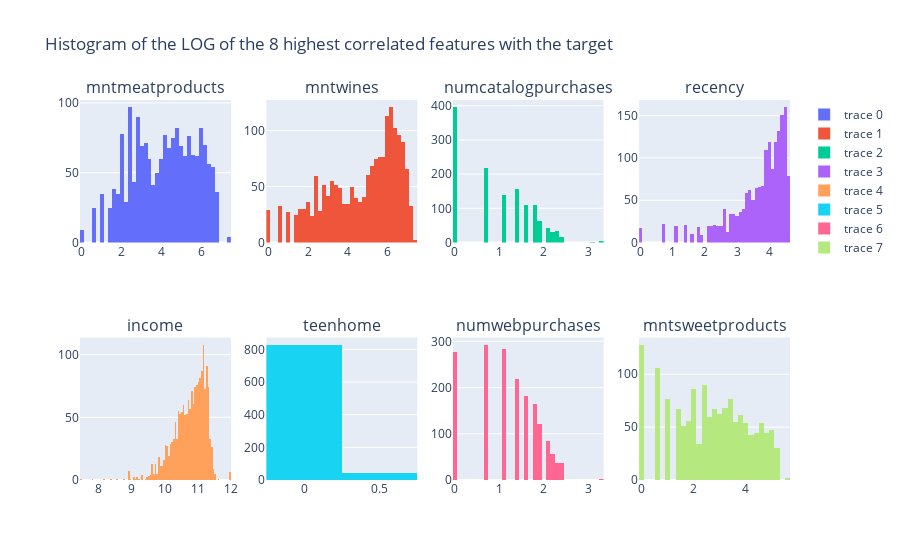

Write notebook code for a chart like this one.
### Code cell
fig  = make_subplots(rows = 2, 
    cols = 4,
    subplot_titles = ('mntmeatproducts', 'mntwines', 'numcatalogpurchases', 'recency', 'income', 'teenhome', 'numwebpurchases', 'mntsweetproducts')
)

for i,j,k in cols_to_plot:
    hist = go.Histogram(x = np.log(train[i]))
    fig.append_trace(hist,j,k)

fig.update_layout(title_text = 'Histogram of the LOG of the 8 highest correlated features with the target')
fig.show()

### Figure 1 — Plotly figure (JSON) as saved in the notebook; plotly's stock layout.template omitted (floating-point values rounded to 4 significant figures; data arrays with more than 128 entries replaced by an {"elided": "..."} marker saying what was removed)
{"data": [{"type": "histogram", "x": {"elided": "1792 float values"}, "xaxis": "x", "yaxis": "y"}, {"type": "histogram", "x": {"elided": "1792 float values"}, "xaxis": "x2", "yaxis": "y2"}, {"type": "histogram", "x": {"elided": "1792 float values"}, "xaxis": "x3", "yaxis": "y3"}, {"type": "histogram", "x": {"elided": "1792 float values"}, "xaxis": "x4", "yaxis": "y4"}, {"type": "histogram", "x": {"elided": "1792 float values"}, "xaxis": "x5", "yaxis": "y5"}, {"type": "histogram", "x": {"elided": "1792 float values"}, "xaxis": "x6", "yaxis": "y6"}, {"type": "histogram", "x": {"elided": "1792 float values"}, "xaxis": "x7", "yaxis": "y7"}, {"type": "histogram", "x": {"elided": "1792 float values"}, "xaxis": "x8", "yaxis": "y8"}], "layout": {"annotations": [{"font": {"size": 16}, "showarrow": false, "text": "mntmeatproducts", "x": 0.1062, "xanchor": "center", "xref": "paper", "y": 1, "yanchor": "bottom", "yref": "paper"}, {"font": {"size": 16}, "showarrow": false, "text": "mntwines", "x": 0.3688, "xanchor": "center", "xref": "paper", "y": 1, "yanchor": "bottom", "yref": "paper"}, {"font": {"size": 16}, "showarrow": false, "text": "numcatalogpurchases", "x": 0.6313, "xanchor": "center", "xref": "paper", "y": 1, "yanchor": "bottom", "yref": "paper"}, {"font": {"size": 16}, "showarrow": false, "text": "recency", "x": 0.8938, "xanchor": "center", "xref": "paper", "y": 1, "yanchor": "bottom", "yref": "paper"}, {"font": {"size": 16}, "showarrow": false, "text": "income", "x": 0.1062, "xanchor": "center", "xref": "paper", "y": 0.375, "yanchor": "bottom", "yref": "paper"}, {"font": {"size": 16}, "showarrow": false, "text": "teenhome", "x": 0.3688, "xanchor": "center", "xref": "paper", "y": 0.375, "yanchor": "bottom", "yref": "paper"}, {"font": {"size": 16}, "showarrow": false, "text": "numwebpurchases", "x": 0.6313, "xanchor": "center", "xref": "paper", "y": 0.375, "yanchor": "bottom", "yref": "paper"}, {"font": {"size": 16}, "showarrow": false, "text": "mntsweetproducts", "x": 0.8938, "xanchor": "center", "xref": "paper", "y": 0.375, "yanchor": "bottom", "yref": "paper"}], "title": {"text": "Histogram of the LOG of the 8 highest correlated features with the target"}, "xaxis": {"anchor": "y", "domain": [0, 0.2125]}, "xaxis2": {"anchor": "y2", "domain": [0.2625, 0.475]}, "xaxis3": {"anchor": "y3", "domain": [0.525, 0.7375]}, "xaxis4": {"anchor": "y4", "domain": [0.7875, 1]}, "xaxis5": {"anchor": "y5", "domain": [0, 0.2125]}, "xaxis6": {"anchor": "y6", "domain": [0.2625, 0.475]}, "xaxis7": {"anchor": "y7", "domain": [0.525, 0.7375]}, "xaxis8": {"anchor": "y8", "domain": [0.7875, 1]}, "yaxis": {"anchor": "x", "domain": [0.625, 1]}, "yaxis2": {"anchor": "x2", "domain": [0.625, 1]}, "yaxis3": {"anchor": "x3", "domain": [0.625, 1]}, "yaxis4": {"anchor": "x4", "domain": [0.625, 1]}, "yaxis5": {"anchor": "x5", "domain": [0, 0.375]}, "yaxis6": {"anchor": "x6", "domain": [0, 0.375]}, "yaxis7": {"anchor": "x7", "domain": [0, 0.375]}, "yaxis8": {"anchor": "x8", "domain": [0, 0.375]}}}
